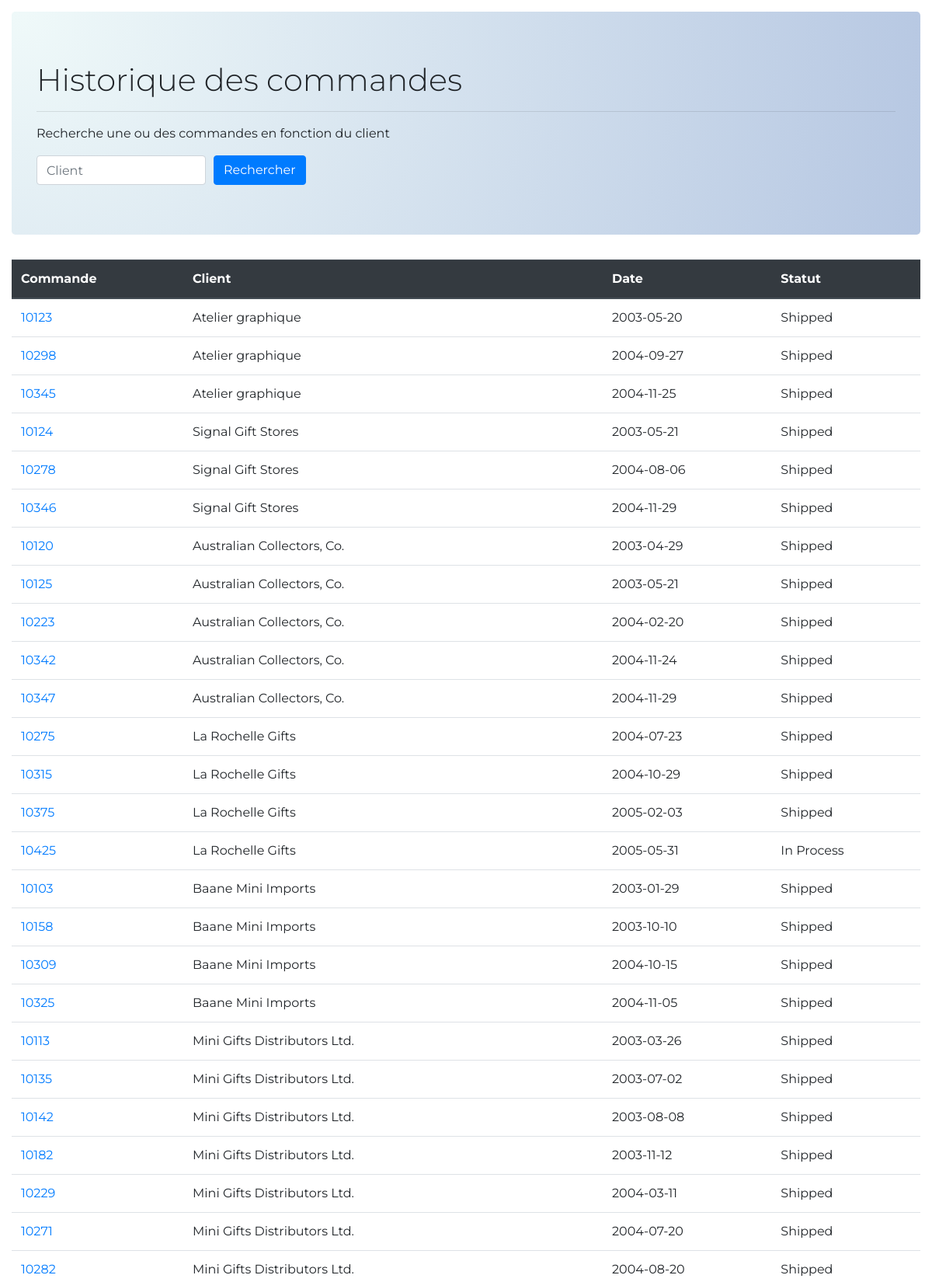
Page /projet1/projet_php/index.php (upper part) on the committed database.
### tables this page shows
CREATE TABLE `orders` (
  `orderNumber` int(11) NOT NULL,
  `orderDate` date NOT NULL,
  `requiredDate` date NOT NULL,
  `shippedDate` date DEFAULT NULL,
  `status` varchar(15) NOT NULL,
  `comments` text,
  `customerNumber` int(11) NOT NULL,
  PRIMARY KEY (`orderNumber`),
  KEY `customerNumber` (`customerNumber`),
  CONSTRAINT `orders_ibfk_1` FOREIGN KEY (`customerNumber`) REFERENCES `customers` (`customerNumber`)
);

CREATE TABLE `customers` (
  `customerNumber` int(11) NOT NULL,
  `customerName` varchar(50) NOT NULL,
  `contactLastName` varchar(50) NOT NULL,
  `contactFirstName` varchar(50) NOT NULL,
  `phone` varchar(50) NOT NULL,
  `addressLine1` varchar(50) NOT NULL,
  `addressLine2` varchar(50) DEFAULT NULL,
  `city` varchar(50) NOT NULL,
  `state` varchar(50) DEFAULT NULL,
  `postalCode` varchar(15) DEFAULT NULL,
  `country` varchar(50) NOT NULL,
  `salesRepEmployeeNumber` int(11) DEFAULT NULL,
  `creditLimit` double DEFAULT NULL,
  PRIMARY KEY (`customerNumber`),
  KEY `salesRepEmployeeNumber` (`salesRepEmployeeNumber`),
  CONSTRAINT `customers_ibfk_1` FOREIGN KEY (`salesRepEmployeeNumber`) REFERENCES `employees` (`employeeNumber`)
);

### projet1/projet_php/index.php (called while the page is built)
<?php
$user = 'root';
$pass = 'root';
$bdd = new PDO('mysql:host=localhost:8889;dbname=classicmodels', $user, $pass);
$queryAllOrder = $bdd-> prepare('SELECT orderNumber,customers.customerName,orderDate,status FROM orders JOIN customers ON customers.customerNumber=orders.customerNumber');
$queryAllOrder->execute();
$resAllOrder = $queryAllOrder->fetchAll(PDO::FETCH_ASSOC);
include 'templates/index.phtml';

### projet1/projet_php/templates/index.phtml (the view, shortened to what this page needs)
<!DOCTYPE html>
<html lang="en">
<head>
    <link rel="stylesheet" href="https://cdnjs.cloudflare.com/ajax/libs/twitter-bootstrap/4.4.1/css/bootstrap.min.css">
    <link rel="stylesheet" href="css/orders.css">
</head>
<body class="container-fluid">
    <header class="jumbotron">
        <h1>Historique des commandes</h1>
        <hr>
        <p>Recherche une ou des commandes en fonction du client</p>
        <form action="index.php" method="GET">
            <div class="form-row">
                <div class="col-auto">
                    <input type="text" class="form-control" name="customerName" placeholder="Client">
                </div>
                <div class="col-auto">
                    <button type="submit" class="btn btn-primary">Rechercher</button>
                </div>
            </div>
        </form>
    </header>
    <table class="table">
        <thead class="thead-dark">
            <tr>
                <th>Commande</th>
                <th>Client</th>
                <th>Date</th>
                <th>Statut</th>
            </tr>
        </thead>
        <tbody>
             <?php
                foreach($resAllOrder as $valueOrder ){
                echo '<tr>';
                echo'<td>' . '<a href="invoice.php?orderNumber='.$valueOrder['orderNumber'].'">'.$valueOrder['orderNumber'].'</a>'.'</td>';
                echo'<td>'.$valueOrder['customerName'].'</td>';
                echo'<td>'.$valueOrder['orderDate'].'</td>';
                echo'<td>'.$valueOrder['status'].'</td>';
                echo '</tr>';
                }
                ?>
        </tbody>
    </table>
</body>
</html>

### projet1/projet_php/css/orders.css (style rules this page uses)
* { box-sizing: border-box; }
body { font-family: Montserrat, sans-serif; padding-top: 15px; }
h1 { font-weight: 300; }
.jumbotron { background-image: radial-gradient( circle farthest-corner at 1.3% 2.8%, rgba(239,249,249,1) 0%, rgba(182,199,226,1) 100.2% ); }

### rows in the picture
orders: orderNumber "10123", customerNumber.customerName "Atelier graphique", orderDate "2003-05-20", status "Shipped"
orders: orderNumber "10298", customerNumber.customerName "Atelier graphique", orderDate "2004-09-27", status "Shipped"
orders: orderNumber "10345", customerNumber.customerName "Atelier graphique", orderDate "2004-11-25", status "Shipped"
orders: orderNumber "10124", customerNumber.customerName "Signal Gift Stores", orderDate "2003-05-21", status "Shipped"
orders: orderNumber "10278", customerNumber.customerName "Signal Gift Stores", orderDate "2004-08-06", status "Shipped"
orders: orderNumber "10346", customerNumber.customerName "Signal Gift Stores", orderDate "2004-11-29", status "Shipped"
orders: orderNumber "10120", customerNumber.customerName "Australian Collectors, Co.", orderDate "2003-04-29", status "Shipped"
orders: orderNumber "10125", customerNumber.customerName "Australian Collectors, Co.", orderDate "2003-05-21", status "Shipped"
orders: orderNumber "10223", customerNumber.customerName "Australian Collectors, Co.", orderDate "2004-02-20", status "Shipped"
orders: orderNumber "10342", customerNumber.customerName "Australian Collectors, Co.", orderDate "2004-11-24", status "Shipped"
orders: orderNumber "10347", customerNumber.customerName "Australian Collectors, Co.", orderDate "2004-11-29", status "Shipped"
orders: orderNumber "10275", customerNumber.customerName "La Rochelle Gifts", orderDate "2004-07-23", status "Shipped"
orders: orderNumber "10315", customerNumber.customerName "La Rochelle Gifts", orderDate "2004-10-29", status "Shipped"
orders: orderNumber "10375", customerNumber.customerName "La Rochelle Gifts", orderDate "2005-02-03", status "Shipped"
orders: orderNumber "10425", customerNumber.customerName "La Rochelle Gifts", orderDate "2005-05-31", status "In Process"
orders: orderNumber "10103", customerNumber.customerName "Baane Mini Imports", orderDate "2003-01-29", status "Shipped"
orders: orderNumber "10158", customerNumber.customerName "Baane Mini Imports", orderDate "2003-10-10", status "Shipped"
orders: orderNumber "10309", customerNumber.customerName "Baane Mini Imports", orderDate "2004-10-15", status "Shipped"
orders: orderNumber "10325", customerNumber.customerName "Baane Mini Imports", orderDate "2004-11-05", status "Shipped"
orders: orderNumber "10113", customerNumber.customerName "Mini Gifts Distributors Ltd.", orderDate "2003-03-26", status "Shipped"
orders: orderNumber "10135", customerNumber.customerName "Mini Gifts Distributors Ltd.", orderDate "2003-07-02", status "Shipped"
orders: orderNumber "10142", customerNumber.customerName "Mini Gifts Distributors Ltd.", orderDate "2003-08-08", status "Shipped"
orders: orderNumber "10182", customerNumber.customerName "Mini Gifts Distributors Ltd.", orderDate "2003-11-12", status "Shipped"
orders: orderNumber "10229", customerNumber.customerName "Mini Gifts Distributors Ltd.", orderDate "2004-03-11", status "Shipped"
orders: orderNumber "10271", customerNumber.customerName "Mini Gifts Distributors Ltd.", orderDate "2004-07-20", status "Shipped"
orders: orderNumber "10282", customerNumber.customerName "Mini Gifts Distributors Ltd.", orderDate "2004-08-20", status "Shipped"
